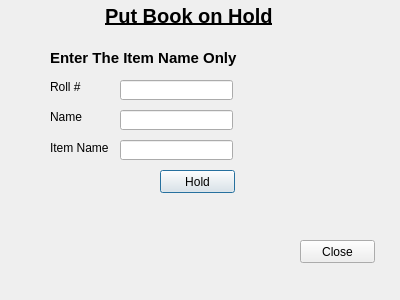
<?xml version="1.0" encoding="UTF-8"?>
<ui version="4.0">
 <class>hold_b_s</class>
 <widget class="QDialog" name="hold_b_s">
  <property name="geometry">
   <rect>
    <x>0</x>
    <y>0</y>
    <width>400</width>
    <height>300</height>
   </rect>
  </property>
  <property name="windowTitle">
   <string>Dialog</string>
  </property>
  <widget class="QPushButton" name="pushButton">
   <property name="geometry">
    <rect>
     <x>160</x>
     <y>170</y>
     <width>75</width>
     <height>23</height>
    </rect>
   </property>
   <property name="text">
    <string>Hold</string>
   </property>
  </widget>
  <widget class="QLineEdit" name="lineEdit">
   <property name="geometry">
    <rect>
     <x>120</x>
     <y>80</y>
     <width>113</width>
     <height>20</height>
    </rect>
   </property>
  </widget>
  <widget class="QLabel" name="label">
   <property name="geometry">
    <rect>
     <x>105</x>
     <y>0</y>
     <width>181</width>
     <height>31</height>
    </rect>
   </property>
   <property name="font">
    <font>
     <pointsize>15</pointsize>
     <weight>75</weight>
     <bold>true</bold>
     <underline>true</underline>
    </font>
   </property>
   <property name="text">
    <string>Put Book on Hold</string>
   </property>
  </widget>
  <widget class="QPushButton" name="pushButton_2">
   <property name="geometry">
    <rect>
     <x>300</x>
     <y>240</y>
     <width>75</width>
     <height>23</height>
    </rect>
   </property>
   <property name="text">
    <string>Close</string>
   </property>
  </widget>
  <widget class="QLabel" name="label_2">
   <property name="geometry">
    <rect>
     <x>50</x>
     <y>80</y>
     <width>46</width>
     <height>13</height>
    </rect>
   </property>
   <property name="text">
    <string>Roll #</string>
   </property>
  </widget>
  <widget class="QLabel" name="label_3">
   <property name="geometry">
    <rect>
     <x>50</x>
     <y>110</y>
     <width>46</width>
     <height>13</height>
    </rect>
   </property>
   <property name="text">
    <string>Name</string>
   </property>
  </widget>
  <widget class="QLabel" name="label_4">
   <property name="geometry">
    <rect>
     <x>50</x>
     <y>140</y>
     <width>61</width>
     <height>16</height>
    </rect>
   </property>
   <property name="text">
    <string>Item Name</string>
   </property>
  </widget>
  <widget class="QLineEdit" name="lineEdit_3">
   <property name="geometry">
    <rect>
     <x>120</x>
     <y>140</y>
     <width>113</width>
     <height>20</height>
    </rect>
   </property>
  </widget>
  <widget class="QLineEdit" name="lineEdit_2">
   <property name="geometry">
    <rect>
     <x>120</x>
     <y>110</y>
     <width>113</width>
     <height>20</height>
    </rect>
   </property>
  </widget>
  <widget class="QLabel" name="label_5">
   <property name="geometry">
    <rect>
     <x>50</x>
     <y>50</y>
     <width>201</width>
     <height>16</height>
    </rect>
   </property>
   <property name="font">
    <font>
     <pointsize>11</pointsize>
     <weight>75</weight>
     <bold>true</bold>
    </font>
   </property>
   <property name="text">
    <string>Enter The Item Name Only</string>
   </property>
  </widget>
 </widget>
 <resources/>
 <connections/>
</ui>
